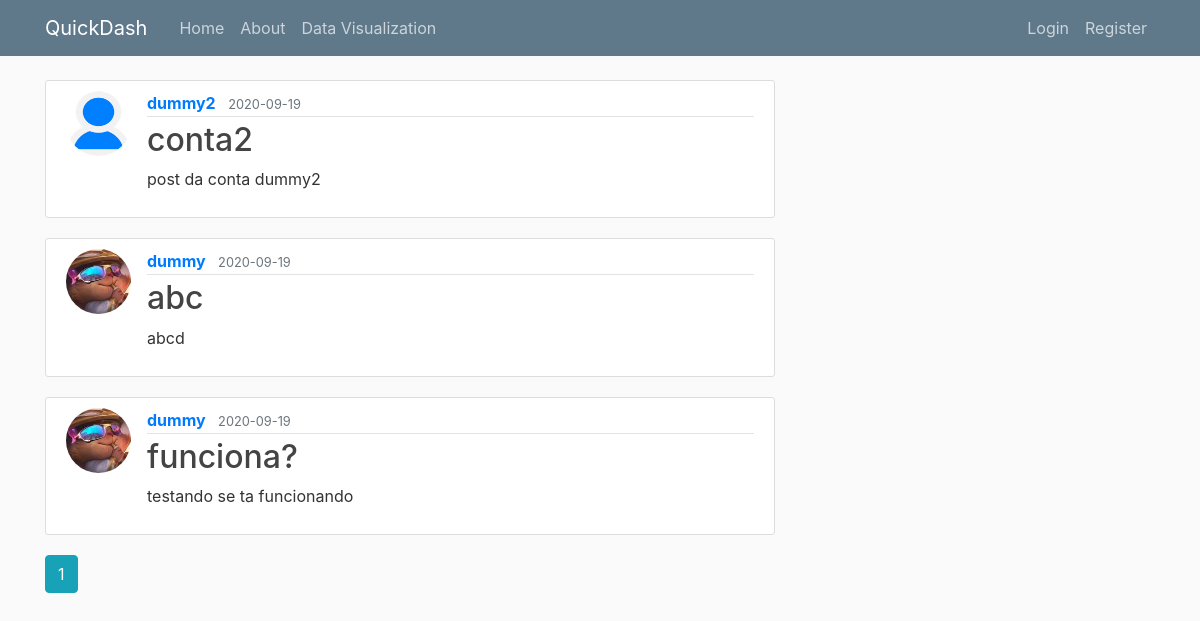
Page /home on the earlier database version.
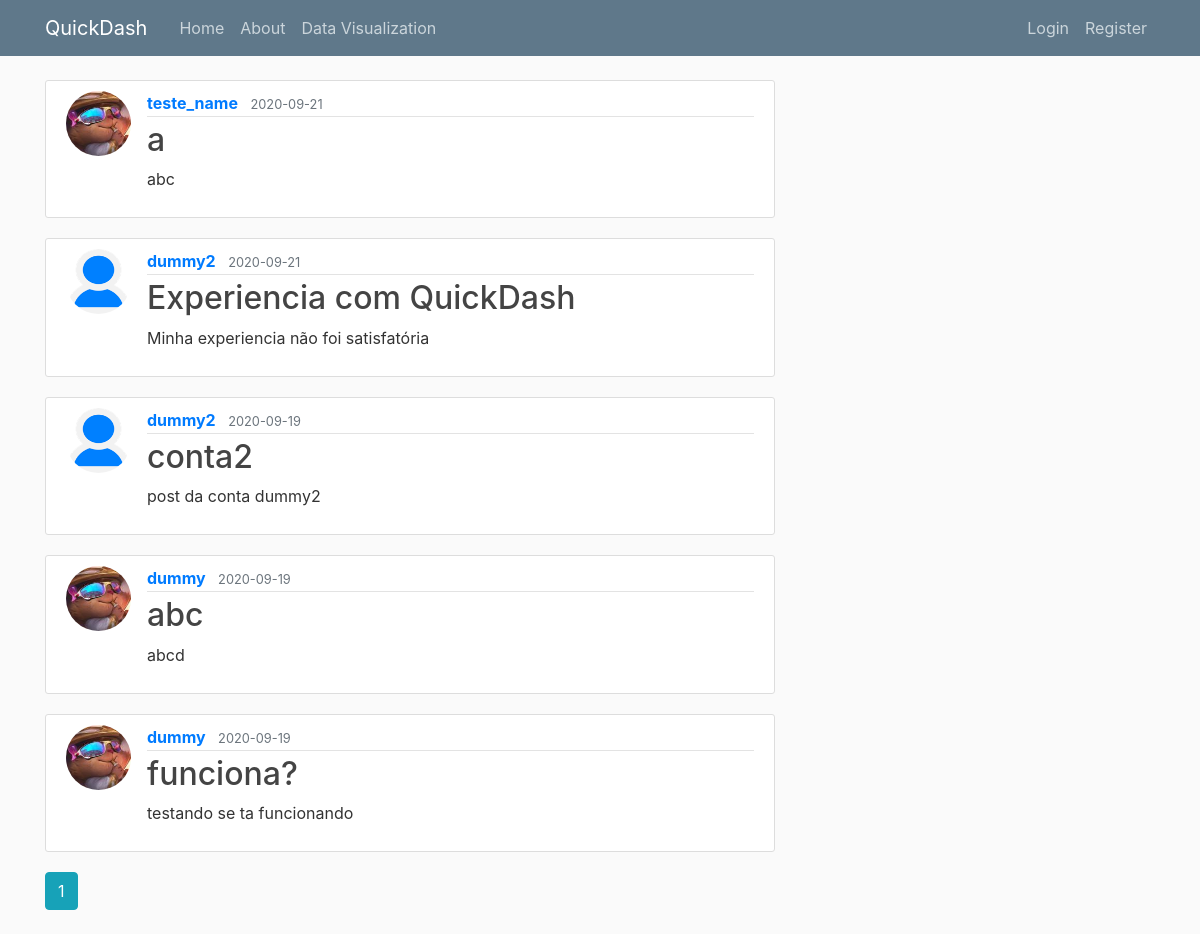
Same page on the later database version.
### tp1/flaskblog/models.py (models this page shows, shortened)
class Post(db.Model):
    id = db.Column(db.Integer, primary_key=True)
    title = db.Column(db.String(100), nullable = False)
    date_posted = db.Column(db.DateTime, nullable=False, default=datetime.utcnow)
    content = db.Column(db.Text, nullable=False)
    user_id = db.Column(db.Integer, db.ForeignKey('user.id'),nullable=False)

class User(db.Model, UserMixin):
    id = db.Column(db.Integer, primary_key=True)
    username = db.Column(db.String(20),unique=True,nullable=False)
    email = db.Column(db.String(120),unique=True,nullable=False)
    image_file = db.Column(db.String(20), nullable=False, default='default.jpg')
    password = db.Column(db.String(60),nullable=False)
    posts = db.relationship('Post', backref='author', lazy=True)
    database = db.relationship('Dataset', backref='owner', lazy=True)

### tp1/flaskblog/main/routes.py (the view)
@main.route("/")
@main.route("/home")
def home():
    page = request.args.get('page',1, type=int )
    posts = Post.query.order_by(Post.date_posted.desc()).paginate(page=page,per_page=5)
    return render_template('home.html', posts= posts)

### tp1/flaskblog/templates/home.html (shortened to what this page needs)
{% extends "layout.html" %}
{% block content%}
    {% for post in posts.items%}
        <article class="media content-section">
            <img class="rounded-circle article-img" src="{{url_for('static', filename='profile_pics/' + post.author.image_file)}}" alt="">
            <div class="media-body">
            <div class="article-metadata">
                <b class= "text-primary mr-2">{{ post.author.username }}</b>
                <small class="text-muted">{{ post.date_posted.strftime('%Y-%m-%d') }}</small>
            </div>
            <h2><a class="article-title" href="{{url_for('posts.post',post_id=post.id)}}">{{ post.title }}</a></h2>
            <p class="article-content">{{ post.content }}</p>
            </div>
        </article>
    {% endfor %}
    {% for page_num in posts.iter_pages(left_edge=1, right_edge=1, left_current=1, right_current=2)%}
        {% if page_num %}
            {% if posts.page == page_num %}
                <a class="btn btn-info mb-4" href="{{url_for('main.home', page=page_num)}}">{{ page_num }}</a>
            {% else %}
            <a class="btn btn-outline-info mb-4" href="{{url_for('main.home', page=page_num)}}">{{ page_num }}</a>
            {% endif %}
        {% endif %}
    {% endfor %}
{% endblock content%}

### tp1/flaskblog/templates/layout.html (shortened to what this page needs)
<!DOCTYPE html>
<html lang="en">
<head>
    <link rel="stylesheet" href="https://stackpath.bootstrapcdn.com/bootstrap/4.5.2/css/bootstrap.min.css">
    <link rel="stylesheet" type="text/css" href="{{url_for('static', filename='main.css')}}">
</head>
<body>
    <header class="site-header">
        <nav class="navbar navbar-expand-md navbar-dark bg-steel fixed-top">
          <div class="container">
            <a class="navbar-brand mr-4" href="/">QuickDash </a>
            <div class="collapse navbar-collapse" id="navbarToggle">
              <div class="navbar-nav mr-auto">
                <a class="nav-item nav-link" href="{{url_for('main.home')}}">Home</a>
                <a class="nav-item nav-link" href="{{url_for('main.about')}}">About</a>
                <a class="nav-item nav-link" href="{{url_for('users.data_visualization')}}">Data Visualization</a>
              </div>
              <div class="navbar-nav">
                {% if current_user.is_authenticated %}
                  <a class="nav-item nav-link" href="{{url_for('posts.new_post')}}">New Post</a>
                  <a class="nav-item nav-link" href="{{url_for('users.account')}}">Account</a>
                  <a class="nav-item nav-link" href="{{url_for('users.logout')}}">Logout</a>
                {% else %}
                  <a class="nav-item nav-link" href="{{url_for('users.login')}}">Login</a>
                  <a class="nav-item nav-link" href="{{url_for('users.register')}}">Register</a>
                {% endif %}
              </div>
            </div>
          </div>
        </nav>
    </header>
<main role="main" class="container">
    <div class="row">
      <div class="col-md-8">
        {% block content %}{% endblock %}
      </div>
    </div>
  </main>
</body>
</html>

### tp1/flaskblog/static/main.css (style rules this page uses)
body { background: #fafafa; color: #333333; margin-top: 5rem; }
h1, h2, h3, h4, h5, h6 { color: #444444; }
.bg-steel { background-color: #5f788a; }
.site-header .navbar-nav .nav-link { color: #cbd5db; }
.content-section { background: #ffffff; padding: 10px 20px; border: 1px solid #dddddd; border-radius: 3px; margin-bottom: 20px; }
.article-title { color: #444444; }
.article-content { white-space: pre-line; }
.article-img { height: 65px; width: 65px; margin-right: 16px; }
.article-metadata { padding-bottom: 1px; margin-bottom: 4px; border-bottom: 1px solid #e3e3e3 }

Differences in the rows shown:
added Post: image_file (picture), author.username "teste_name", date_posted "2020-09-21", title "a", content "abc"
added Post: image_file (picture), author.username "dummy2", date_posted "2020-09-21", title "Experiencia com QuickDash", content "Minha experiencia não foi satisfatória"
